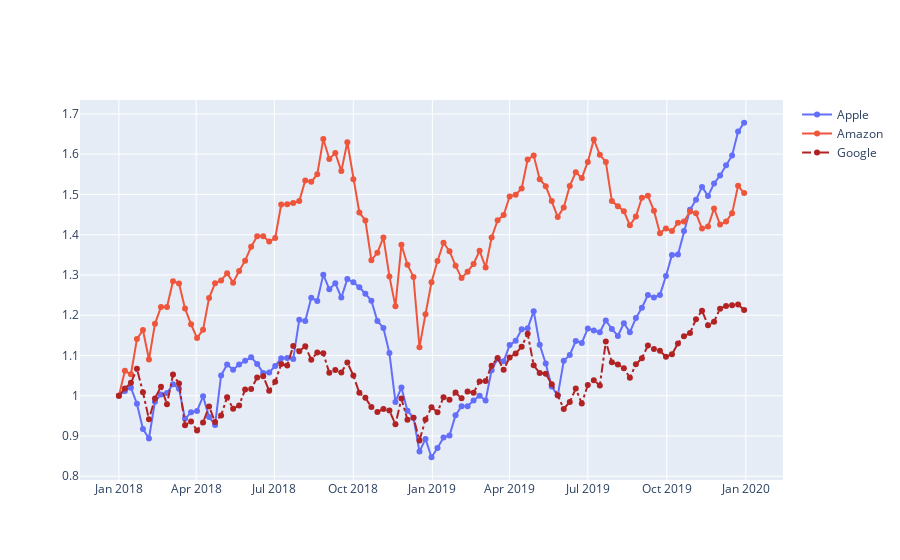

This figure's notebook cell:
### Code cell
fig=go.Figure()
fig.add_trace(go.Scatter(x=df_stocks.date, y=df_stocks.AAPL,
                        mode='lines+markers',name='Apple'))
fig.add_trace(go.Scatter(x=df_stocks.date, y=df_stocks.AMZN,
                        mode='lines+markers',name='Amazon'))
fig.add_trace(go.Scatter(x=df_stocks.date, y=df_stocks.GOOG,
                        mode='lines+markers',name='Google',
                        line=dict(color='firebrick',width=2,
                                 dash='dashdot')))
